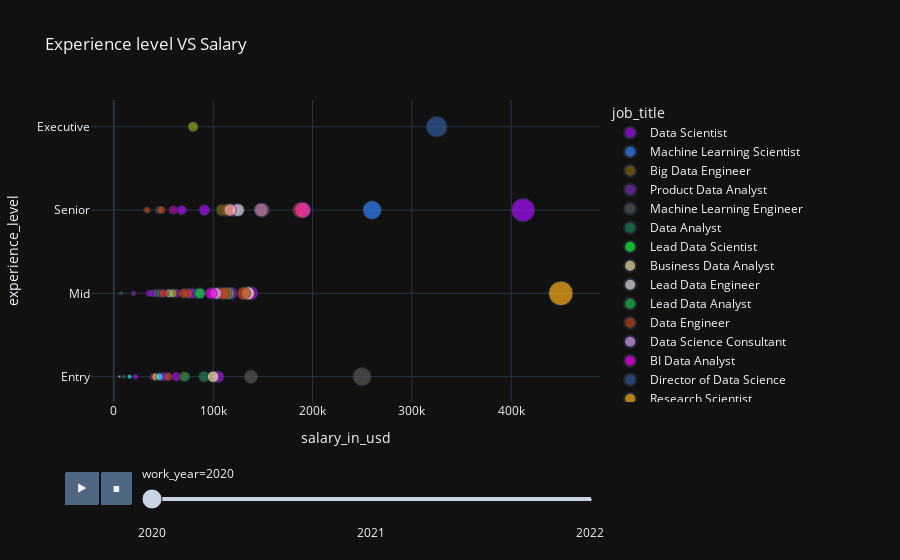

Source (notebook cell):
### Code cell
px.scatter(
    dataset_salaries, x = 'salary_in_usd', y = 'experience_level', 
    size = 'salary_in_usd', hover_name = 'job_title', color = 'job_title', 
    color_discrete_sequence=px.colors.qualitative.Alphabet, 
    template = 'plotly_dark',
    animation_frame = 'work_year', 
    title = 'Experience level VS Salary').update_yaxes(categoryarray = ['Entry', 'Mid', 'Senior', 'Executive'])

### Figure 1 — Plotly figure (JSON) as saved in the notebook; plotly's stock layout.template omitted (floating-point values rounded to 4 significant figures)
{"data": [{"hovertemplate": "<b>%{hovertext}</b><br><br>job_title=Data Scientist<br>work_year=2020<br>salary_in_usd=%{marker.size}<br>experience_level=%{y}<extra></extra>", "hovertext": ["Data Scientist", "Data Scientist", "Data Scientist", "Data Scientist", "Data Scientist", "Data Scientist", "Data Scientist", "Data Scientist", "Data Scientist", "Data Scientist", "Data Scientist", "Data Scientist", "Data Scientist", "Data Scientist", "Data Scientist", "Data Scientist", "Data Scientist", "Data Scientist", "Data Scientist", "Data Scientist", "Data Scientist"], "legendgroup": "Data Scientist", "marker": {"color": "#AA0DFE", "size": [79833, 35735, 51321, 40481, 39916, 68428, 45760, 76958, 105000, 38776, 118000, 120000, 138350, 21669, 412000, 62726, 49268, 105000, 91237, 62726, 42197], "sizemode": "area", "sizeref": 1500, "symbol": "circle"}, "mode": "markers", "name": "Data Scientist", "orientation": "h", "showlegend": true, "type": "scatter", "x": [79833, 35735, 51321, 40481, 39916, 68428, 45760, 76958, 105000, 38776, 118000, 120000, 138350, 21669, 412000, 62726, 49268, 105000, 91237, 62726, 42197], "xaxis": "x", "y": ["Mid", "Mid", "Entry", "Mid", "Entry", "Senior", "Mid", "Mid", "Mid", "Mid", "Mid", "Senior", "Mid", "Entry", "Senior", "Entry", "Entry", "Entry", "Senior", "Mid", "Mid"], "yaxis": "y"}, {"hovertemplate": "<b>%{hovertext}</b><br><br>job_title=Machine Learning Scientist<br>work_year=2020<br>salary_in_usd=%{marker.size}<br>experience_level=%{y}<extra></extra>", "hovertext": ["Machine Learning Scientist"], "legendgroup": "Machine Learning Scientist", "marker": {"color": "#3283FE", "size": [260000], "sizemode": "area", "sizeref": 1500, "symbol": "circle"}, "mode": "markers", "name": "Machine Learning Scientist", "orientation": "h", "showlegend": true, "type": "scatter", "x": [260000], "xaxis": "x", "y": ["Senior"], "yaxis": "y"}, {"hovertemplate": "<b>%{hovertext}</b><br><br>job_title=Big Data Engineer<br>work_year=2020<br>salary_in_usd=%{marker.size}<br>experience_level=%{y}<extra></extra>", "hovertext": ["Big Data Engineer", "Big Data Engineer", "Big Data Engineer"], "legendgroup": "Big Data Engineer", "marker": {"color": "#85660D", "size": [109024, 114047, 70000], "sizemode": "area", "sizeref": 1500, "symbol": "circle"}, "mode": "markers", "name": "Big Data Engineer", "orientation": "h", "showlegend": true, "type": "scatter", "x": [109024, 114047, 70000], "xaxis": "x", "y": ["Senior", "Senior", "Entry"], "yaxis": "y"}, {"hovertemplate": "<b>%{hovertext}</b><br><br>job_title=Product Data Analyst<br>work_year=2020<br>salary_in_usd=%{marker.size}<br>experience_level=%{y}<extra></extra>", "hovertext": ["Product Data Analyst", "Product Data Analyst"], "legendgroup": "Product Data Analyst", "marker": {"color": "#782AB6", "size": [20000, 6072], "sizemode": "area", "sizeref": 1500, "symbol": "circle"}, "mode": "markers", "name": "Product Data Analyst", "orientation": "h", "showlegend": true, "type": "scatter", "x": [20000, 6072], "xaxis": "x", "y": ["Mid", "Mid"], "yaxis": "y"}, {"hovertemplate": "<b>%{hovertext}</b><br><br>job_title=Machine Learning Engineer<br>work_year=2020<br>salary_in_usd=%{marker.size}<br>experience_level=%{y}<extra></extra>", "hovertext": ["Machine Learning Engineer", "Machine Learning Engineer", "Machine Learning Engineer", "Machine Learning Engineer", "Machine Learning Engineer"], "legendgroup": "Machine Learning Engineer", "marker": {"color": "#565656", "size": [150000, 43331, 250000, 138000, 45618], "sizemode": "area", "sizeref": 1500, "symbol": "circle"}, "mode": "markers", "name": "Machine Learning Engineer", "orientation": "h", "showlegend": true, "type": "scatter", "x": [150000, 43331, 250000, 138000, 45618], "xaxis": "x", "y": ["Senior", "Mid", "Entry", "Entry", "Senior"], "yaxis": "y"}, {"hovertemplate": "<b>%{hovertext}</b><br><br>job_title=Data Analyst<br>work_year=2020<br>salary_in_usd=%{marker.size}<br>experience_level=%{y}<extra></extra>", "hovertext": ["Data Analyst", "Data Analyst", "Data Analyst", "Data Analyst", "Data Analyst", "Data Analyst", "Data Analyst"], "legendgroup": "Data Analyst", "marker": {"color": "#1C8356", "size": [72000, 85000, 8000, 46759, 10000, 6072, 91000], "sizemode": "area", "sizeref": 1500, "symbol": "circle"}, "mode": "markers", "name": "Data Analyst", "orientation": "h", "showlegend": true, "type": "scatter", "x": [72000, 85000, 8000, 46759, 10000, 6072, 91000], "xaxis": "x", "y": ["Entry", "Mid", "Mid", "Mid", "Entry", "Entry", "Entry"], "yaxis": "y"}, {"hovertemplate": "<b>%{hovertext}</b><br><br>job_title=Lead Data Scientist<br>work_year=2020<br>salary_in_usd=%{marker.size}<br>experience_level=%{y}<extra></extra>", "hovertext": ["Lead Data Scientist", "Lead Data Scientist"], "legendgroup": "Lead Data Scientist", "marker": {"color": "#16FF32", "size": [190000, 115000], "sizemode": "area", "sizeref": 1500, "symbol": "circle"}, "mode": "markers", "name": "Lead Data Scientist", "orientation": "h", "showlegend": true, "type": "scatter", "x": [190000, 115000], "xaxis": "x", "y": ["Senior", "Mid"], "yaxis": "y"}, {"hovertemplate": "<b>%{hovertext}</b><br><br>job_title=Business Data Analyst<br>work_year=2020<br>salary_in_usd=%{marker.size}<br>experience_level=%{y}<extra></extra>", "hovertext": ["Business Data Analyst", "Business Data Analyst"], "legendgroup": "Business Data Analyst", "marker": {"color": "#F7E1A0", "size": [135000, 100000], "sizemode": "area", "sizeref": 1500, "symbol": "circle"}, "mode": "markers", "name": "Business Data Analyst", "orientation": "h", "showlegend": true, "type": "scatter", "x": [135000, 100000], "xaxis": "x", "y": ["Mid", "Entry"], "yaxis": "y"}, {"hovertemplate": "<b>%{hovertext}</b><br><br>job_title=Lead Data Engineer<br>work_year=2020<br>salary_in_usd=%{marker.size}<br>experience_level=%{y}<extra></extra>", "hovertext": ["Lead Data Engineer", "Lead Data Engineer"], "legendgroup": "Lead Data Engineer", "marker": {"color": "#E2E2E2", "size": [125000, 56000], "sizemode": "area", "sizeref": 1500, "symbol": "circle"}, "mode": "markers", "name": "Lead Data Engineer", "orientation": "h", "showlegend": true, "type": "scatter", "x": [125000, 56000], "xaxis": "x", "y": ["Senior", "Mid"], "yaxis": "y"}, {"hovertemplate": "<b>%{hovertext}</b><br><br>job_title=Lead Data Analyst<br>work_year=2020<br>salary_in_usd=%{marker.size}<br>experience_level=%{y}<extra></extra>", "hovertext": ["Lead Data Analyst"], "legendgroup": "Lead Data Analyst", "marker": {"color": "#1CBE4F", "size": [87000], "sizemode": "area", "sizeref": 1500, "symbol": "circle"}, "mode": "markers", "name": "Lead Data Analyst", "orientation": "h", "showlegend": true, "type": "scatter", "x": [87000], "xaxis": "x", "y": ["Mid"], "yaxis": "y"}, {"hovertemplate": "<b>%{hovertext}</b><br><br>job_title=Data Engineer<br>work_year=2020<br>salary_in_usd=%{marker.size}<br>experience_level=%{y}<extra></extra>", "hovertext": ["Data Engineer", "Data Engineer", "Data Engineer", "Data Engineer", "Data Engineer", "Data Engineer", "Data Engineer", "Data Engineer", "Data Engineer", "Data Engineer", "Data Engineer"], "legendgroup": "Data Engineer", "marker": {"color": "#C4451C", "size": [41689, 47899, 33511, 74130, 106000, 112872, 188000, 70139, 54742, 110000, 130800], "sizemode": "area", "sizeref": 1500, "symbol": "circle"}, "mode": "markers", "name": "Data Engineer", "orientation": "h", "showlegend": true, "type": "scatter", "x": [41689, 47899, 33511, 74130, 106000, 112872, 188000, 70139, 54742, 110000, 130800], "xaxis": "x", "y": ["Entry", "Senior", "Senior", "Mid", "Mid", "Mid", "Senior", "Mid", "Entry", "Mid", "Mid"], "yaxis": "y"}, {"hovertemplate": "<b>%{hovertext}</b><br><br>job_title=Data Science Consultant<br>work_year=2020<br>salary_in_usd=%{marker.size}<br>experience_level=%{y}<extra></extra>", "hovertext": ["Data Science Consultant", "Data Science Consultant"], "legendgroup": "Data Science Consultant", "marker": {"color": "#DEA0FD", "size": [5707, 103000], "sizemode": "area", "sizeref": 1500, "symbol": "circle"}, "mode": "markers", "name": "Data Science Consultant", "orientation": "h", "showlegend": true, "type": "scatter", "x": [5707, 103000], "xaxis": "x", "y": ["Entry", "Mid"], "yaxis": "y"}, {"hovertemplate": "<b>%{hovertext}</b><br><br>job_title=BI Data Analyst<br>work_year=2020<br>salary_in_usd=%{marker.size}<br>experience_level=%{y}<extra></extra>", "hovertext": ["BI Data Analyst"], "legendgroup": "BI Data Analyst", "marker": {"color": "#FE00FA", "size": [98000], "sizemode": "area", "sizeref": 1500, "symbol": "circle"}, "mode": "markers", "name": "BI Data Analyst", "orientation": "h", "showlegend": true, "type": "scatter", "x": [98000], "xaxis": "x", "y": ["Mid"], "yaxis": "y"}, {"hovertemplate": "<b>%{hovertext}</b><br><br>job_title=Director of Data Science<br>work_year=2020<br>salary_in_usd=%{marker.size}<br>experience_level=%{y}<extra></extra>", "hovertext": ["Director of Data Science"], "legendgroup": "Director of Data Science", "marker": {"color": "#325A9B", "size": [325000], "sizemode": "area", "sizeref": 1500, "symbol": "circle"}, "mode": "markers", "name": "Director of Data Science", "orientation": "h", "showlegend": true, "type": "scatter", "x": [325000], "xaxis": "x", "y": ["Executive"], "yaxis": "y"}, {"hovertemplate": "<b>%{hovertext}</b><br><br>job_title=Research Scientist<br>work_year=2020<br>salary_in_usd=%{marker.size}<br>experience_level=%{y}<extra></extra>", "hovertext": ["Research Scientist", "Research Scientist"], "legendgroup": "Research Scientist", "marker": {"color": "#FEAF16", "size": [42000, 450000], "sizemode": "area", "sizeref": 1500, "symbol": "circle"}, "mode": "markers", "name": "Research Scientist", "orientation": "h", "showlegend": true, "type": "scatter", "x": [42000, 450000], "xaxis": "x", "y": ["Entry", "Mid"], "yaxis": "y"}, {"hovertemplate": "<b>%{hovertext}</b><br><br>job_title=Machine Learning Manager<br>work_year=2020<br>salary_in_usd=%{marker.size}<br>experience_level=%{y}<extra></extra>", "hovertext": ["Machine Learning Manager"], "legendgroup": "Machine Learning Manager", "marker": {"color": "#F8A19F", "size": [117104], "sizemode": "area", "sizeref": 1500, "symbol": "circle"}, "mode": "markers", "name": "Machine Learning Manager", "orientation": "h", "showlegend": true, "type": "scatter", "x": [117104], "xaxis": "x", "y": ["Senior"], "yaxis": "y"}, {"hovertemplate": "<b>%{hovertext}</b><br><br>job_title=Data Engineering Manager<br>work_year=2020<br>salary_in_usd=%{marker.size}<br>experience_level=%{y}<extra></extra>", "hovertext": ["Data Engineering Manager", "Data Engineering Manager"], "legendgroup": "Data Engineering Manager", "marker": {"color": "#90AD1C", "size": [59303, 79833], "sizemode": "area", "sizeref": 1500, "symbol": "circle"}, "mode": "markers", "name": "Data Engineering Manager", "orientation": "h", "showlegend": true, "type": "scatter", "x": [59303, 79833], "xaxis": "x", "y": ["Mid", "Executive"], "yaxis": "y"}, {"hovertemplate": "<b>%{hovertext}</b><br><br>job_title=Machine Learning Infrastructure Engineer<br>work_year=2020<br>salary_in_usd=%{marker.size}<br>experience_level=%{y}<extra></extra>", "hovertext": ["Machine Learning Infrastructure Engineer"], "legendgroup": "Machine Learning Infrastructure Engineer", "marker": {"color": "#F6222E", "size": [50180], "sizemode": "area", "sizeref": 1500, "symbol": "circle"}, "mode": "markers", "name": "Machine Learning Infrastructure Engineer", "orientation": "h", "showlegend": true, "type": "scatter", "x": [50180], "xaxis": "x", "y": ["Mid"], "yaxis": "y"}, {"hovertemplate": "<b>%{hovertext}</b><br><br>job_title=ML Engineer<br>work_year=2020<br>salary_in_usd=%{marker.size}<br>experience_level=%{y}<extra></extra>", "hovertext": ["ML Engineer"], "legendgroup": "ML Engineer", "marker": {"color": "#1CFFCE", "size": [15966], "sizemode": "area", "sizeref": 1500, "symbol": "circle"}, "mode": "markers", "name": "ML Engineer", "orientation": "h", "showlegend": true, "type": "scatter", "x": [15966], "xaxis": "x", "y": ["Entry"], "yaxis": "y"}, {"hovertemplate": "<b>%{hovertext}</b><br><br>job_title=AI Scientist<br>work_year=2020<br>salary_in_usd=%{marker.size}<br>experience_level=%{y}<extra></extra>", "hovertext": ["AI Scientist"], "legendgroup": "AI Scientist", "marker": {"color": "#2ED9FF", "size": [45896], "sizemode": "area", "sizeref": 1500, "symbol": "circle"}, "mode": "markers", "name": "AI Scientist", "orientation": "h", "showlegend": true, "type": "scatter", "x": [45896], "xaxis": "x", "y": ["Entry"], "yaxis": "y"}, {"hovertemplate": "<b>%{hovertext}</b><br><br>job_title=Computer Vision Engineer<br>work_year=2020<br>salary_in_usd=%{marker.size}<br>experience_level=%{y}<extra></extra>", "hovertext": ["Computer Vision Engineer"], "legendgroup": "Computer Vision Engineer", "marker": {"color": "#B10DA1", "size": [60000], "sizemode": "area", "sizeref": 1500, "symbol": "circle"}, "mode": "markers", "name": "Computer Vision Engineer", "orientation": "h", "showlegend": true, "type": "scatter", "x": [60000], "xaxis": "x", "y": ["Senior"], "yaxis": "y"}, {"hovertemplate": "<b>%{hovertext}</b><br><br>job_title=Principal Data Scientist<br>work_year=2020<br>salary_in_usd=%{marker.size}<br>experience_level=%{y}<extra></extra>", "hovertext": ["Principal Data Scientist"], "legendgroup": "Principal Data Scientist", "marker": {"color": "#C075A6", "size": [148261], "sizemode": "area", "sizeref": 1500, "symbol": "circle"}, "mode": "markers", "name": "Principal Data Scientist", "orientation": "h", "showlegend": true, "type": "scatter", "x": [148261], "xaxis": "x", "y": ["Senior"], "yaxis": "y"}, {"hovertemplate": "<b>%{hovertext}</b><br><br>job_title=Data Science Manager<br>work_year=2020<br>salary_in_usd=%{marker.size}<br>experience_level=%{y}<extra></extra>", "hovertext": ["Data Science Manager"], "legendgroup": "Data Science Manager", "marker": {"color": "#FC1CBF", "size": [190200], "sizemode": "area", "sizeref": 1500, "symbol": "circle"}, "mode": "markers", "name": "Data Science Manager", "orientation": "h", "showlegend": true, "type": "scatter", "x": [190200], "xaxis": "x", "y": ["Senior"], "yaxis": "y"}], "layout": {"legend": {"itemsizing": "constant", "title": {"text": "job_title"}, "tracegroupgap": 0}, "sliders": [{"active": 0, "currentvalue": {"prefix": "work_year="}, "len": 0.9, "pad": {"b": 10, "t": 60}, "steps": [{"args": [["2020"], {"frame": {"duration": 0, "redraw": false}, "fromcurrent": true, "mode": "immediate", "transition": {"duration": 0, "easing": "linear"}}], "label": "2020", "method": "animate"}, {"args": [["2021"], {"frame": {"duration": 0, "redraw": false}, "fromcurrent": true, "mode": "immediate", "transition": {"duration": 0, "easing": "linear"}}], "label": "2021", "method": "animate"}, {"args": [["2022"], {"frame": {"duration": 0, "redraw": false}, "fromcurrent": true, "mode": "immediate", "transition": {"duration": 0, "easing": "linear"}}], "label": "2022", "method": "animate"}], "x": 0.1, "xanchor": "left", "y": 0, "yanchor": "top"}], "title": {"text": "Experience level VS Salary"}, "updatemenus": [{"buttons": [{"args": [null, {"frame": {"duration": 500, "redraw": false}, "fromcurrent": true, "mode": "immediate", "transition": {"duration": 500, "easing": "linear"}}], "label": "&#9654;", "method": "animate"}, {"args": [[null], {"frame": {"duration": 0, "redraw": false}, "fromcurrent": true, "mode": "immediate", "transition": {"duration": 0, "easing": "linear"}}], "label": "&#9724;", "method": "animate"}], "direction": "left", "pad": {"r": 10, "t": 70}, "showactive": false, "type": "buttons", "x": 0.1, "xanchor": "right", "y": 0, "yanchor": "top"}], "xaxis": {"anchor": "y", "domain": [0, 1], "title": {"text": "salary_in_usd"}}, "yaxis": {"anchor": "x", "categoryarray": ["Entry", "Mid", "Senior", "Executive"], "domain": [0, 1], "title": {"text": "experience_level"}}}}
